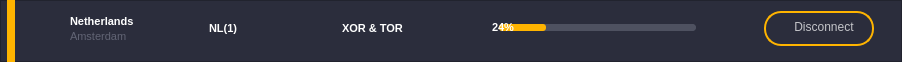
<?xml version="1.0" encoding="UTF-8"?>
<ui version="4.0">
 <class>Server</class>
 <widget class="QWidget" name="Server">
  <property name="geometry">
   <rect>
    <x>0</x>
    <y>0</y>
    <width>902</width>
    <height>62</height>
   </rect>
  </property>
  <property name="minimumSize">
   <size>
    <width>0</width>
    <height>62</height>
   </size>
  </property>
  <property name="windowTitle">
   <string>Form</string>
  </property>
  <property name="styleSheet">
   <string notr="true">QWidget
{
background-color:#2b2d3c;
}</string>
  </property>
  <layout class="QVBoxLayout" name="verticalLayout">
   <property name="spacing">
    <number>0</number>
   </property>
   <property name="leftMargin">
    <number>0</number>
   </property>
   <property name="topMargin">
    <number>0</number>
   </property>
   <property name="rightMargin">
    <number>0</number>
   </property>
   <property name="bottomMargin">
    <number>0</number>
   </property>
   <item>
    <layout class="QHBoxLayout" name="horizontalLayout">
     <property name="spacing">
      <number>0</number>
     </property>
     <item>
      <widget class="QFrame" name="frame">
       <property name="styleSheet">
        <string notr="true">QFrame
{
background-color:#2b2d3c;
}</string>
       </property>
       <property name="frameShape">
        <enum>QFrame::StyledPanel</enum>
       </property>
       <property name="frameShadow">
        <enum>QFrame::Raised</enum>
       </property>
       <widget class="QLabel" name="label_3">
        <property name="geometry">
         <rect>
          <x>7</x>
          <y>-5</y>
          <width>8</width>
          <height>101</height>
         </rect>
        </property>
        <property name="styleSheet">
         <string notr="true">QLabel
{
background-color:#ffb400;
}</string>
        </property>
        <property name="text">
         <string/>
        </property>
       </widget>
       <widget class="QLabel" name="country_name">
        <property name="geometry">
         <rect>
          <x>70</x>
          <y>13</y>
          <width>81</width>
          <height>16</height>
         </rect>
        </property>
        <property name="font">
         <font>
          <pointsize>8</pointsize>
          <weight>75</weight>
          <bold>true</bold>
         </font>
        </property>
        <property name="styleSheet">
         <string notr="true">QLabel
{
color:#ffffff;
background-color:#2b2d3c;
}</string>
        </property>
        <property name="text">
         <string>Netherlands</string>
        </property>
        <property name="textFormat">
         <enum>Qt::AutoText</enum>
        </property>
       </widget>
       <widget class="QLabel" name="location">
        <property name="geometry">
         <rect>
          <x>70</x>
          <y>28</y>
          <width>81</width>
          <height>16</height>
         </rect>
        </property>
        <property name="font">
         <font>
          <pointsize>8</pointsize>
         </font>
        </property>
        <property name="styleSheet">
         <string notr="true">QLabel
{
color:#616474;
background-color:#2b2d3c;
}</string>
        </property>
        <property name="text">
         <string>Amsterdam</string>
        </property>
       </widget>
       <widget class="QPushButton" name="disconn">
        <property name="geometry">
         <rect>
          <x>764</x>
          <y>11</y>
          <width>110</width>
          <height>35</height>
         </rect>
        </property>
        <property name="minimumSize">
         <size>
          <width>90</width>
          <height>35</height>
         </size>
        </property>
        <property name="font">
         <font>
          <pointsize>9</pointsize>
          <strikeout>false</strikeout>
         </font>
        </property>
        <property name="layoutDirection">
         <enum>Qt::RightToLeft</enum>
        </property>
        <property name="autoFillBackground">
         <bool>false</bool>
        </property>
        <property name="styleSheet">
         <string notr="true">QPushButton
{
background-color:#2b2d3c;
border-radius:17px;
border-style:solid;
color:#c4c5c9;
border:1.5px solid #ffb400;
padding-left:5px;
padding-right:15px;
padding-bottom:3px;


}</string>
        </property>
        <property name="text">
         <string>Disconnect</string>
        </property>
       </widget>
       <widget class="QProgressBar" name="progressBar">
        <property name="geometry">
         <rect>
          <x>492</x>
          <y>17</y>
          <width>211</width>
          <height>21</height>
         </rect>
        </property>
        <property name="maximumSize">
         <size>
          <width>16777215</width>
          <height>21</height>
         </size>
        </property>
        <property name="font">
         <font>
          <pointsize>8</pointsize>
          <weight>75</weight>
          <bold>true</bold>
         </font>
        </property>
        <property name="layoutDirection">
         <enum>Qt::LeftToRight</enum>
        </property>
        <property name="styleSheet">
         <string notr="true">QProgressBar
{

border: 7px solid #2b2d3c;
border-radius:10px;
background-color:#4e5160;
text-align:left;
margin-left: 12ex;
color:#ffffff;

}
QProgressBar::chunk:horizontal {
background: #ffb400;
border-radius:3px;
}</string>
        </property>
        <property name="value">
         <number>24</number>
        </property>
        <property name="alignment">
         <set>Qt::AlignLeading|Qt::AlignLeft|Qt::AlignVCenter</set>
        </property>
       </widget>
       <widget class="QLabel" name="label_2">
        <property name="geometry">
         <rect>
          <x>342</x>
          <y>20</y>
          <width>81</width>
          <height>16</height>
         </rect>
        </property>
        <property name="font">
         <font>
          <pointsize>8</pointsize>
          <weight>75</weight>
          <bold>true</bold>
         </font>
        </property>
        <property name="styleSheet">
         <string notr="true">QLabel
{
color:#ffffff;
background-color:#2b2d3c;
}</string>
        </property>
        <property name="text">
         <string>XOR &amp; TOR</string>
        </property>
       </widget>
       <widget class="QLabel" name="label">
        <property name="geometry">
         <rect>
          <x>209</x>
          <y>20</y>
          <width>41</width>
          <height>16</height>
         </rect>
        </property>
        <property name="maximumSize">
         <size>
          <width>16777215</width>
          <height>16777215</height>
         </size>
        </property>
        <property name="font">
         <font>
          <pointsize>8</pointsize>
          <weight>75</weight>
          <bold>true</bold>
         </font>
        </property>
        <property name="styleSheet">
         <string notr="true">QLabel
{
color:#ffffff;
background-color:#2b2d3c;
}</string>
        </property>
        <property name="text">
         <string>NL(1)</string>
        </property>
       </widget>
       <widget class="QLabel" name="flagid">
        <property name="geometry">
         <rect>
          <x>38</x>
          <y>17</y>
          <width>25</width>
          <height>25</height>
         </rect>
        </property>
        <property name="minimumSize">
         <size>
          <width>25</width>
          <height>25</height>
         </size>
        </property>
        <property name="maximumSize">
         <size>
          <width>25</width>
          <height>25</height>
         </size>
        </property>
        <property name="styleSheet">
         <string notr="true">QLabel
{
background-color:#2b2d3c;
}</string>
        </property>
        <property name="text">
         <string/>
        </property>
       </widget>
      </widget>
     </item>
    </layout>
   </item>
  </layout>
 </widget>
 <resources/>
 <connections/>
</ui>
